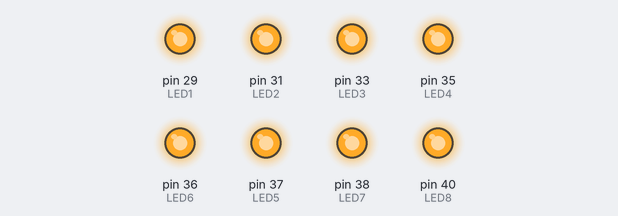
The program below on a simulated Raspberry Pi (header pin numbers). On the bench: output pins drawn as LEDs (lit = HIGH).

Above: at 0.8 s.
At 6.9 s:
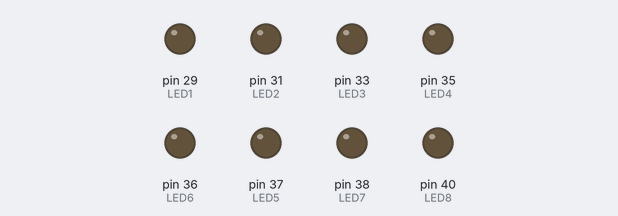
Timing chart, 0 to 8.3 s (numbered marks = the images above):
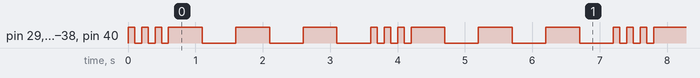

Measured:
- by itself, pin 29 (LED1), pin 31 (LED2), pin 33 (LED3), pin 35 (LED4), pin 36 (LED6), pin 37 (LED5), pin 38 (LED7), pin 40 (LED8): repeats every 3.6 s: 2 × (LOW 0.10 s, HIGH 0.10 s), LOW 0.10 s, 3 × (HIGH 0.50 s, LOW 0.50 s), HIGH 0.10 s
- by itself, everything shown: repeats every 3.6 s, in 12 steps

The program:

blink_led_list2_6.py
```python
""" This program alternates between short and long flashes """

import RPi.GPIO as GPIO

import time

# define constants
LED1 = 29
LED2 = 31
LED3 = 33
LED4 = 35
LED5 = 37
LED6 = 36
LED7 = 38
LED8 = 40

# define variables
sleepTime = 0.1
flashCount = 0

#setup GPIO mode
GPIO.setmode(GPIO.BOARD)

#Define IO pins used in this programs. The IO pins are connected to LEDs
GPIO.setup(LED1,GPIO.OUT)
GPIO.setup(LED2,GPIO.OUT)
GPIO.setup(LED3,GPIO.OUT)
GPIO.setup(LED4,GPIO.OUT)
GPIO.setup(LED5,GPIO.OUT)
GPIO.setup(LED6,GPIO.OUT)
GPIO.setup(LED7,GPIO.OUT)
GPIO.setup(LED8,GPIO.OUT)

# Set values onto LEDs - ON or OFF
def setLEDs(setValue):
    GPIO.output(LED1, setValue)
    GPIO.output(LED2, setValue)
    GPIO.output(LED3, setValue)
    GPIO.output(LED4, setValue)
    GPIO.output(LED5, setValue)
    GPIO.output(LED6, setValue)
    GPIO.output(LED7, setValue)
    GPIO.output(LED8, setValue)


while True:
    setLEDs(GPIO.HIGH)
    time.sleep(sleepTime)
    setLEDs(GPIO.LOW)
    time.sleep(sleepTime)

    flashCount = flashCount + 1

    if flashCount == 3:
        flashCount = 0

        if sleepTime == 0.1:
            sleepTime = 0.5
        else:
            sleepTime = 0.1
```
